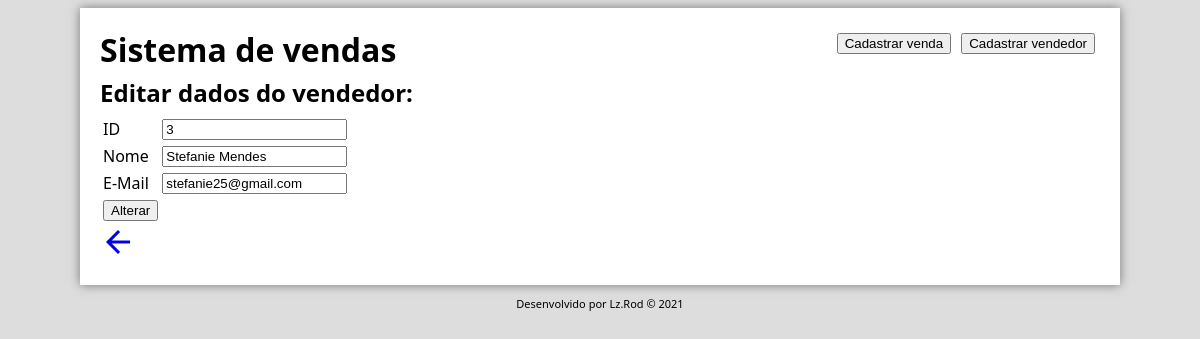
The page /develop/edit.php?id=3 on the database its author committed.
### tables this page shows
CREATE TABLE `vendedores` (
  `id` int(11) NOT NULL,
  `nome` varchar(255) NOT NULL,
  `email` varchar(100) NOT NULL
);

### develop/forms/edit-form.php (the view)
<?php
    $q = "select id, nome, email from vendedores where id='$id'";
    $busca = $db->query($q);
    $reg = $busca->fetch_object();
?>
<form action="edit.php" method="post">
    <table>
        <tr><td>ID<td><input type="text" name="id" id="id" size="20" maxlength="11" value="<?php echo $reg->id ?>" readonly>
        <tr><td>Nome<td><input type="text" name="nome" id="nome" size="20" maxlength="255" value="<?php echo $reg->nome ?>">
        <tr><td>E-Mail<td><input type="text" name="email" id="email" size="20" maxlength="100" value="<?php echo $reg->email ?>">
        <tr><td><input type="submit" value="Alterar">
    </table>
</form>

### develop/css/style.css (style rules this page uses)
body { background-color: #ddd; font-family: 'Segoe UI', Tahoma, Geneva, Verdana, sans-serif; }

### rows shown on the page
vendedores: id "3", nome "Stefanie Mendes", email "stefanie25@gmail.com"
